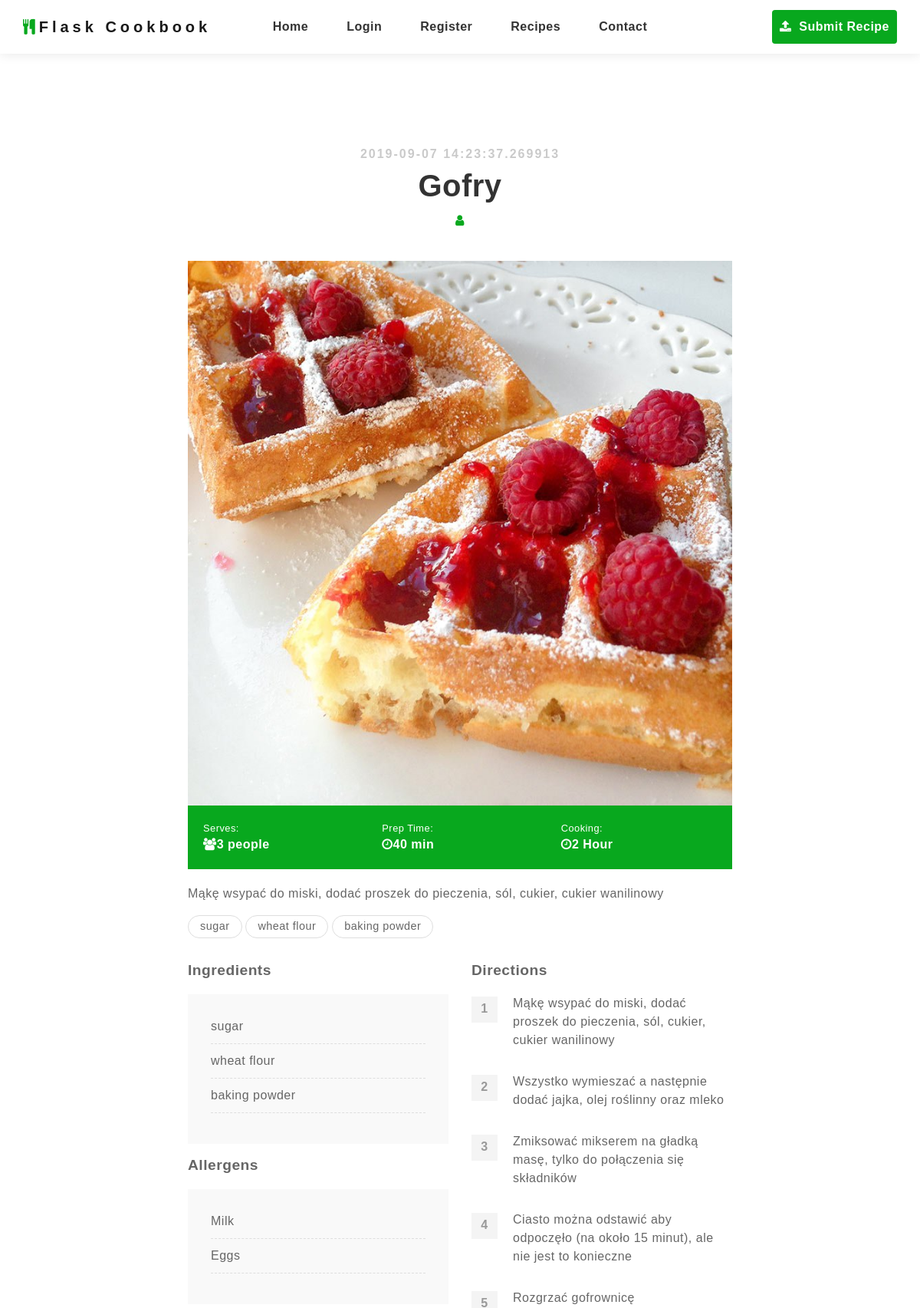
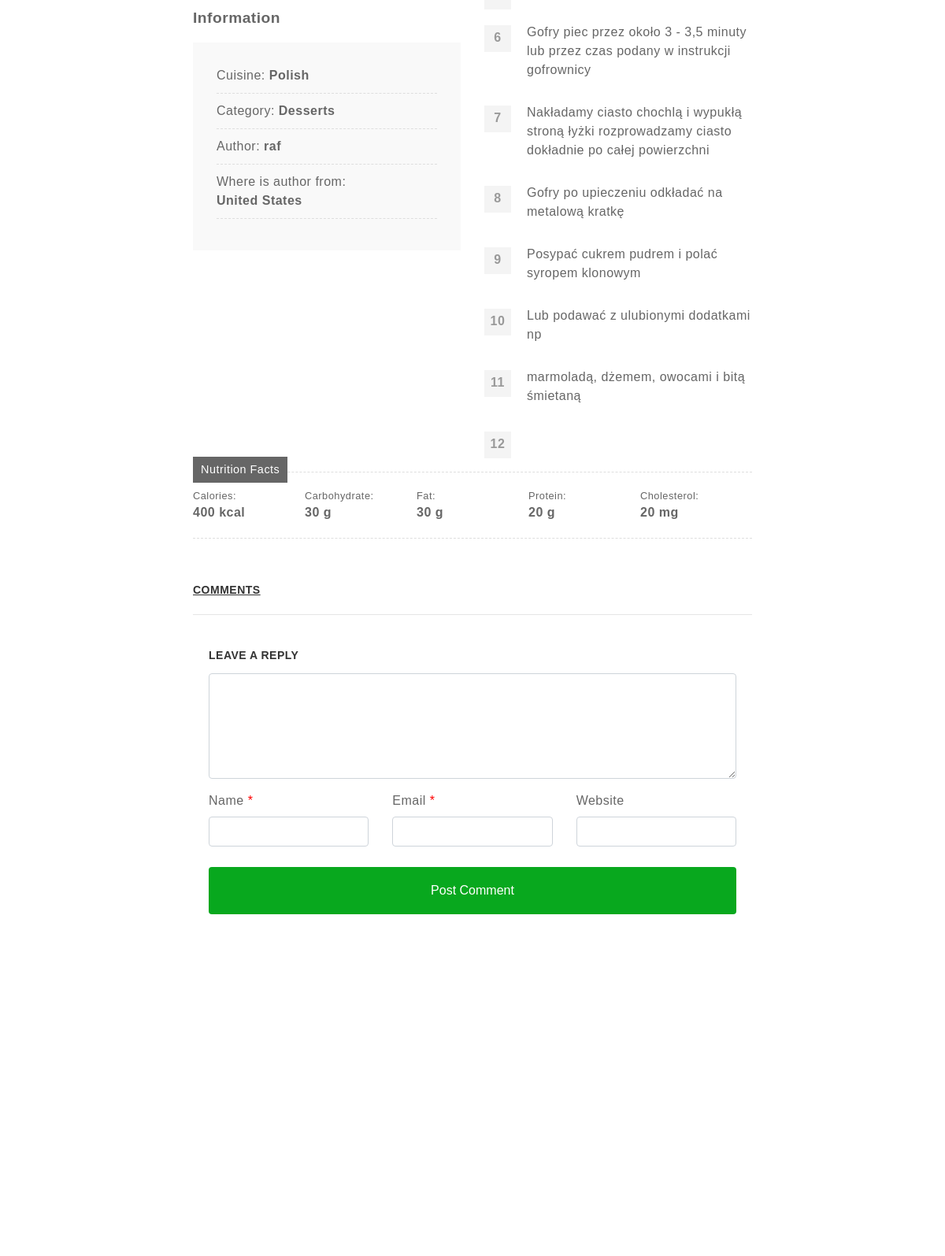
The page /recipe/Gofry (upper part) on the database its author committed (2 pictures, top to bottom).
### app/models.py (models this page shows, shortened)
class Recipe(db.Model):
    id = db.Column(db.Integer, primary_key=True)
    name = db.Column(db.String(64), index=True, unique=True)
    content = db.Column(db.String(50000))
    timestamp = db.Column(db.DateTime, index=True, default=datetime.utcnow)
    user_id = db.Column(db.Integer, db.ForeignKey('user.id'))
    cuisine_id = db.Column(db.Integer, db.ForeignKey('cuisine.id'))
    category_id = db.Column(db.Integer, db.ForeignKey('category.id'))
    nutrition = db.relationship('NutritionFacts', backref='recipe', lazy='dynamic')
    calories = db.Column(db.Integer)
    carbohydrates = db.Column(db.Integer)
    proteins = db.Column(db.Integer)
    fats = db.Column(db.Integer)
    cholesterol = db.Column(db.Integer)
    serves_num_people = db.Column(db.Integer)
    time_to_prepare = db.Column(db.Integer)
    cooking_time = db.Column(db.Integer)
    image = db.Column(db.String(128))
    comment_id = db.relationship('Comment', backref='comment', lazy='dynamic')
    _ingredients = db.relationship(
        "Ingredient",
        secondary=ingredients_in_recipe,
        back_populates="recipes")
    _allergens = db.relationship(
        "Allergen",
        secondary=allergens_in_recipe,
        back_populates="recipes")

class Ingredient(db.Model):
    id = db.Column(db.Integer, primary_key=True)
    name = db.Column(db.String(64), unique=True)
    recipes = db.relationship(
        "Recipe",
        secondary=ingredients_in_recipe,
        back_populates="_ingredients")

class Allergen(db.Model):
    id = db.Column(db.Integer, primary_key=True)
    name = db.Column(db.String(64), index=True, unique=True)
    recipes = db.relationship(
        "Recipe",
        secondary=allergens_in_recipe,
        back_populates="_allergens")

class Cuisine(db.Model):
    id = db.Column(db.Integer, primary_key=True)
    name = db.Column(db.String(64), index=True, unique=True)
    recipes = db.relationship('Recipe', backref='cuisine', lazy='dynamic')

class Category(db.Model):
    id = db.Column(db.Integer, primary_key=True)
    name = db.Column(db.String(64), index=True, unique=True)
    recipes = db.relationship('Recipe', backref='category', lazy='dynamic')

class User(UserMixin, db.Model):
    id = db.Column(db.Integer, primary_key=True)
    username = db.Column(db.String(64), index=True, unique=True)
    email = db.Column(db.String(120), index=True, unique=True)
    password_hash = db.Column(db.String(128))
    recipes = db.relationship('Recipe', backref='author', lazy='dynamic')
    country_id = db.Column(db.Integer, db.ForeignKey('country.id'))

class Country(db.Model):
    id = db.Column(db.Integer, primary_key=True)
    name = db.Column(db.String(64), index=True, unique=True)
    users = db.relationship('User', backref='country', lazy='dynamic')

### app/routes.py (the view)
@app.route('/recipe/<recipe_name>')
def recipe(recipe_name):
    recipe = Recipe.query.filter_by(name=recipe_name).first_or_404()
    userIsAnAuthor = False
    print(current_user)
    print(current_user.is_authenticated)
    print(current_user == recipe.author)
    if current_user.is_authenticated and current_user == recipe.author:
        userIsAnAuthor = True
    content = re.split(r' *[\.\?!][\'"\)\]]* *', recipe.content)
    short_summary = content[0]
    return render_template("recipe_page.html", recipe=recipe, content=content, short_summary=short_summary, userIsAnAuthor=userIsAnAuthor,
    nutrition_facts=render_template("_nutrition_facts.html", recipe=recipe))

### app/templates/_nutrition_facts.html
<div class="nutrition-facts clearfix">
    <h3>Nutrition Facts</h3>
    <div>
        <p>Calories:</p>
        <p><strong>{{recipe.calories}} kcal</strong></p>
    </div>
    <div>
        <p>Carbohydrate:</p>
        <p><strong>{{recipe.carbohydrates}} g</strong></p>
    </div>
    <div>
        <p>Fat:</p>
        <p><strong>{{recipe.fats}} g</strong></p>
    </div>
    <div>
        <p>Protein:</p>
        <p><strong>{{recipe.proteins}} g</strong></p>
    </div>
    <div>
        <p>Cholesterol:</p>
        <p><strong>{{recipe.cholesterol}} mg</strong></p>
    </div>
</div>

### app/templates/recipe_page.html (shortened to what this page needs)
{% extends 'base.html' %}
{% block app_content %}
<div class="recipe-detail">
    <div class="container">
        <div class="row justify-content-center">
            <div class="col-lg-12 text-center">
                <h4>{{ recipe.timestamp }}</h4>
                <h1>{{ recipe.name }}</h1>
                <div class="by"><i class="fa fa-user" aria-hidden="true"></i>{{ recipe.author.name }}</div>
            </div>
            <div class="col-lg-8">
                <img src="{{ url_for('static', filename=recipe.image) }}" alt="Image of the Dish" id="page_image">
                <div class="info">
                    <div class="row">
                        <div class="col-lg-4 col-sm-4">
                            <p>Serves:</p>
                            <p><strong><i class="fa fa-users" aria-hidden="true"></i>{{ recipe.serves_num_people }}
                                    people</strong></p>
                        </div>
                        <div class="col-lg-4 col-sm-4">
                            <p>Prep Time:</p>
                            <p><strong><i class="fa fa-clock-o" aria-hidden="true"></i>{{ recipe.time_to_prepare }}
                                    min</strong></p>
                        </div>
                        <div class="col-lg-4 col-sm-4">
                            <p>Cooking:</p>
                            <p><strong><i class="fa fa-clock-o" aria-hidden="true"></i>{{ recipe.cooking_time }}
                                    Hour</strong></p>
                        </div>
                    </div>
                </div>
                <div>
                    <p>{{ short_summary }}</p>
                </div>
                <div class="tag">
                    {% for ingredient in recipe._ingredients %}
                    <a href="#">{{ ingredient.name }}</a>
                    {% endfor %}
                </div>
                <div class="ingredient-direction">
                    <div class="row">
                        <div class="col-lg-6 col-sm-6">
                            <h3>Ingredients</h3>
                            <ul class="ingredients">
                                {% for ingredient in recipe._ingredients %}
                                <li>
                                    {{ ingredient.name }}
                                </li>
                                {% endfor %}
                            </ul>
                            <h3>Allergens</h3>
                            <ul class="ingredients">
                                {% for allergen in recipe._allergens %}
                                <li>
                                    {{ allergen.name }}
                                </li>
                                {% endfor %}
                            </ul>
                            <h3>Information</h3>
                            <ul class="ingredients">
                                <li>Cuisine: <b>{{ recipe.cuisine.name }}</b></li>
                                <li>Category: <b>{{ recipe.category.name }}</b></li>
                                <li>Author: <b>{{ recipe.author.username }}</b></li>
                                <li>Where is author from: <br><b>{{ recipe.author.country.name }}</b></li>
                            </ul>
                        </div>
                        <div class="col-lg-6 col-sm-6">
                            <h3>Directions</h3>
                            <ol class="directions">
                                {% for step in content %}
                                <li>{{ step }}</li>
                                {% endfor %}
                            </ol>
                        </div>
                    </div>
                </div>
                {% include "_nutrition_facts.html" %}
                {% include '_comments.html' %}
                {% include '_reply.html' %}
            </div>
        </div>
    </div>
</div>
</div>
{% endblock %}

### app/templates/base.html (shortened to what this page needs)
<!DOCTYPE html>
<html lang="en">
<head>
    {% block head %}
    <link href="{{ url_for('static', filename='static/css/font-awesome.min.css') }}" rel="stylesheet">
    <link href="{{ url_for('static', filename='static/css/bootstrap.min.css') }}" rel="stylesheet">
    <link href="{{ url_for('static', filename='static/css/styles.min.css') }}" rel="stylesheet">
    <link href="{{ url_for('static', filename='static/css/select2.min.css') }}" rel="stylesheet">
    {% endblock %}
</head>
{% block navbar %}
<nav class="navbar navbar-expand-lg navbar-light fixed-top">
    <div class="container-fluid justify-content-center">
        <a class="navbar-brand" href="{{ url_for('index') }}"><i class="fa fa-cutlery" aria-hidden="true"></i>Flask
            Cookbook</a>
        <div class="collapse navbar-collapse justify-content-center" id="navbarNavDropdown">
            <ul class="navbar-nav">
                <li class="nav-item">
                    <a class="nav-link" href="{{ url_for('index') }}">Home</a>
                </li>
                {% if current_user.is_anonymous %}
                <li class="nav-item">
                    <a class="nav-link" href="{{ url_for('login') }}">Login</a>
                </li>
                <li class="nav-item">
                    <a class="nav-link" href="{{ url_for('register') }}">Register</a>
                </li>
                {% else %}
                <li class="nav-item">
                    <a class="nav-link" href="{{ url_for('logout') }}">Logout</a>
                </li>
                {% endif %}
                <li class="nav-item">
                    <a class="nav-link" href="{{ url_for('recipes_list') }}">Recipes</a>
                </li>
                <li class="nav-item">
                    <a class="nav-link" href="{{ url_for('contact')  }}">Contact</a>
                </li>
                <li class="nav-item btn-submit-recipe">
                    <a class="nav-link" href="{{ url_for('add_recipe')  }}"><i class="fa fa-upload"
                            aria-hidden="true"></i> Submit Recipe</a>
                </li>
            </ul>
        </div>
    </div>
</nav>
{% endblock %}
{% block content %}
<div class="container">
    {% block app_content %}{% endblock %}
</div>
{% endblock %}
</html>

### app/templates/_comments.html (shortened to what this page needs)
{% block main %}
<div class="blog-comment">
    <h3>Comments</h3>
    <hr />
    {% endblock %}

### app/templates/_reply.html
{% block main %}
<div class="reply">
    <h3>Leave a Reply</h3>
    <form method="post" id="commentform" class="comment-form">
        <p class="comment-form-comment">
            <textarea class="form-control" id="comment" name="comment" cols="45" rows="5"
                aria-required="true"></textarea>
        </p>
        <div class="row">
            <div class="col-md-4">
                <p class="comment-form-author">
                    <label for="author">Name <span class="required">*</span></label>
                    <input class="form-control" id="author" name="author" type="text" value="" size="30" maxlength="245"
                        aria-required="true" required="required">
                </p>
            </div>
            <div class="col-md-4">
                <p class="comment-form-email">
                    <label for="email">Email <span class="required">*</span></label>
                    <input class="form-control" id="email" name="email" type="text" value="" size="30" maxlength="100"
                        aria-required="true" required="required">
                </p>
            </div>
            <div class="col-md-4">
                <p class="comment-form-url">
                    <label for="url">Website</label>
                    <input class="form-control" id="url" name="url" type="text" value="" size="30" maxlength="200">
                </p>
            </div>
        </div>
        <p class="form-submit">
            <input class="btn btn-submit btn-block" name="submit" type="submit" id="submit" value="Post Comment">
        </p>
    </form>
</div>
{% endblock %}

### rows shown on the page
Recipe: timestamp "2019-09-07 14:23:37.269913", name "Gofry", image (picture), serves_num_people "3", time_to_prepare "40", cooking_time "2", calories "400", carbohydrates "30", fats "30", proteins "20", cholesterol "20"
Ingredient: name "sugar"
Ingredient: name "wheat flour"
Ingredient: name "baking powder"
Allergen: name "Milk"
Allergen: name "Eggs"
Cuisine: cuisine.name "Polish"
Category: category.name "Desserts"
User: author.username "raf"
Country: author.country.name "United States"

### other values the page prints
{{ short_summary }} "Mąkę wsypać do miski, dodać proszek do pieczenia, sól, cukier, cukier wanilinowy"
{{ step }} "Mąkę wsypać do miski, dodać proszek do pieczenia, sól, cukier, cukier wanilinowy" "Wszystko wymieszać a następnie dodać jajka, olej roślinny oraz mleko" "Zmiksować mikserem na gładką masę, tylko do połączenia się składników" "Ciasto można odstawić aby odpoczęło (na około 15 minut), ale nie jest to konieczne" "Rozgrzać gofrownicę" "Gofry piec przez około 3 - 3,5 minuty lub przez czas podany w instrukcji gofrownicy" "Nakładamy ciasto chochlą i wypukłą stroną łyżki rozprowadzamy ciasto dokładnie po całej powierzchni" "Gofry po upieczeniu odkładać na metalową kratkę" "Posypać cukrem pudrem i polać syropem klonowym" "Lub podawać z ulubionymi dodatkami np" "marmoladą, dżemem, owocami i bitą śmietaną"
